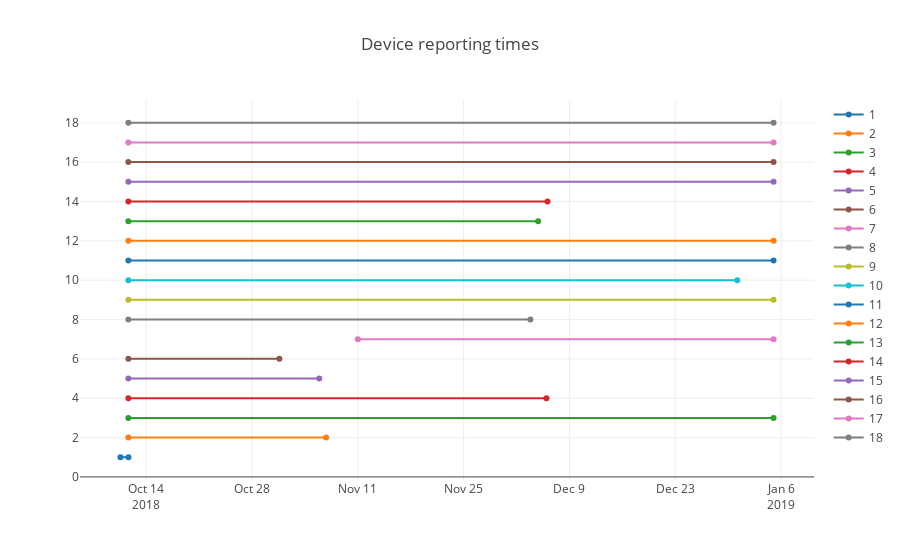

This figure's notebook cell:
### Code cell
from datetime import datetime
import dateutil.parser
data=[]
for device in device_numbers:
    points_ping_last=result_ping_last.get_points(tags={'SK_PI':str(device)})
    points_ping_first=result_ping_first.get_points(tags={'SK_PI':str(device)})
    first=0
    last=0
    for point in points_ping_first:
        first=dateutil.parser.parse(point['time']).strftime('%Y-%m-%d %H:%M:%S')
    for point in points_ping_last:
        last=dateutil.parser.parse(point['time']).strftime('%Y-%m-%d %H:%M:%S')
    print("Device: ", device,"  was reporting from ", first, " to ", last)
    trace = go.Scatter(x=[first,last],y=[device,device], name = device)
    data.append(trace)
layout = dict(title = "Device reporting times")
fig = go.Figure(data=data, layout=layout)
iplot(fig)

### Figure 1 — Plotly figure (JSON) as saved in the notebook; plotly's stock layout.template omitted (floating-point values rounded to 4 significant figures)
{"data": [{"name": 1, "type": "scatter", "x": ["2018-10-10 14:16:15", "2018-10-11 15:46:31"], "y": [1, 1]}, {"name": 2, "type": "scatter", "x": ["2018-10-11 15:27:46", "2018-11-06 19:16:32"], "y": [2, 2]}, {"name": 3, "type": "scatter", "x": ["2018-10-11 15:27:46", "2019-01-04 23:59:57"], "y": [3, 3]}, {"name": 4, "type": "scatter", "x": ["2018-10-11 15:27:46", "2018-12-05 22:53:02"], "y": [4, 4]}, {"name": 5, "type": "scatter", "x": ["2018-10-11 15:27:46", "2018-11-05 21:32:30"], "y": [5, 5]}, {"name": 6, "type": "scatter", "x": ["2018-10-11 15:27:46", "2018-10-31 14:55:00"], "y": [6, 6]}, {"name": 7, "type": "scatter", "x": ["2018-11-11 00:00:03", "2019-01-04 23:59:56"], "y": [7, 7]}, {"name": 8, "type": "scatter", "x": ["2018-10-11 15:27:46", "2018-12-03 19:58:50"], "y": [8, 8]}, {"name": 9, "type": "scatter", "x": ["2018-10-11 15:27:46", "2019-01-04 23:59:54"], "y": [9, 9]}, {"name": 10, "type": "scatter", "x": ["2018-10-11 15:27:46", "2018-12-31 04:39:59"], "y": [10, 10]}, {"name": 11, "type": "scatter", "x": ["2018-10-11 15:27:46", "2019-01-04 23:59:57"], "y": [11, 11]}, {"name": 12, "type": "scatter", "x": ["2018-10-11 15:27:46", "2019-01-04 23:59:55"], "y": [12, 12]}, {"name": 13, "type": "scatter", "x": ["2018-10-11 15:27:46", "2018-12-04 20:27:05"], "y": [13, 13]}, {"name": 14, "type": "scatter", "x": ["2018-10-11 15:27:46", "2018-12-06 02:12:27"], "y": [14, 14]}, {"name": 15, "type": "scatter", "x": ["2018-10-11 15:27:46", "2019-01-04 23:59:54"], "y": [15, 15]}, {"name": 16, "type": "scatter", "x": ["2018-10-11 15:27:46", "2019-01-04 23:59:58"], "y": [16, 16]}, {"name": 17, "type": "scatter", "x": ["2018-10-11 15:27:46", "2019-01-04 23:59:59"], "y": [17, 17]}, {"name": 18, "type": "scatter", "x": ["2018-10-11 15:27:46", "2019-01-04 23:59:56"], "y": [18, 18]}], "layout": {"title": "Device reporting times"}}
